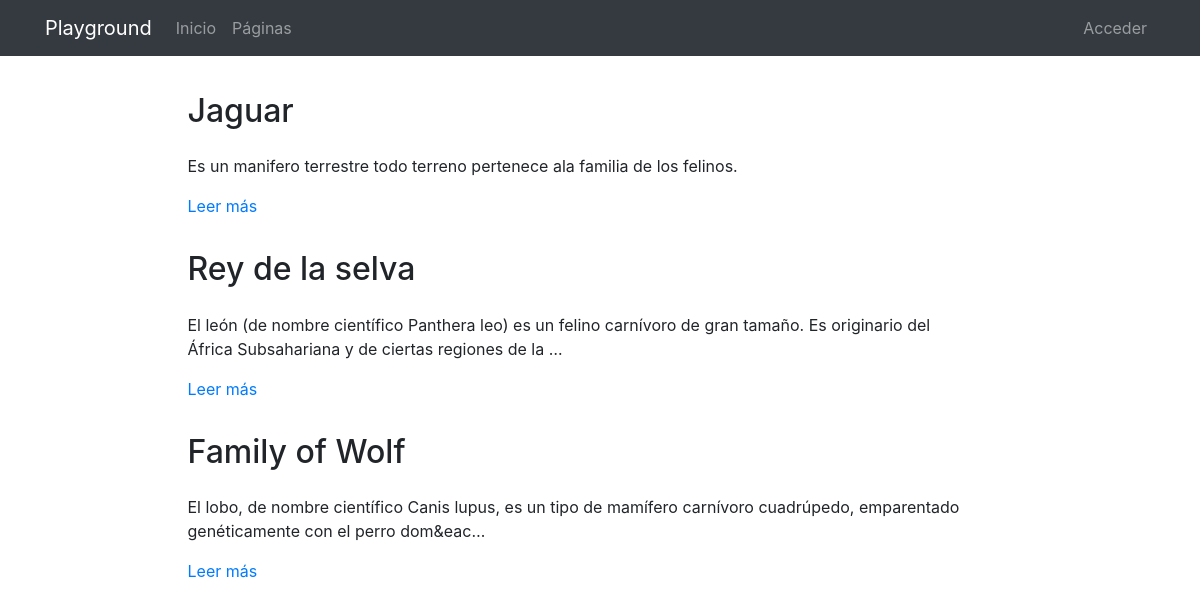
Page /pages/ on the earlier database version.
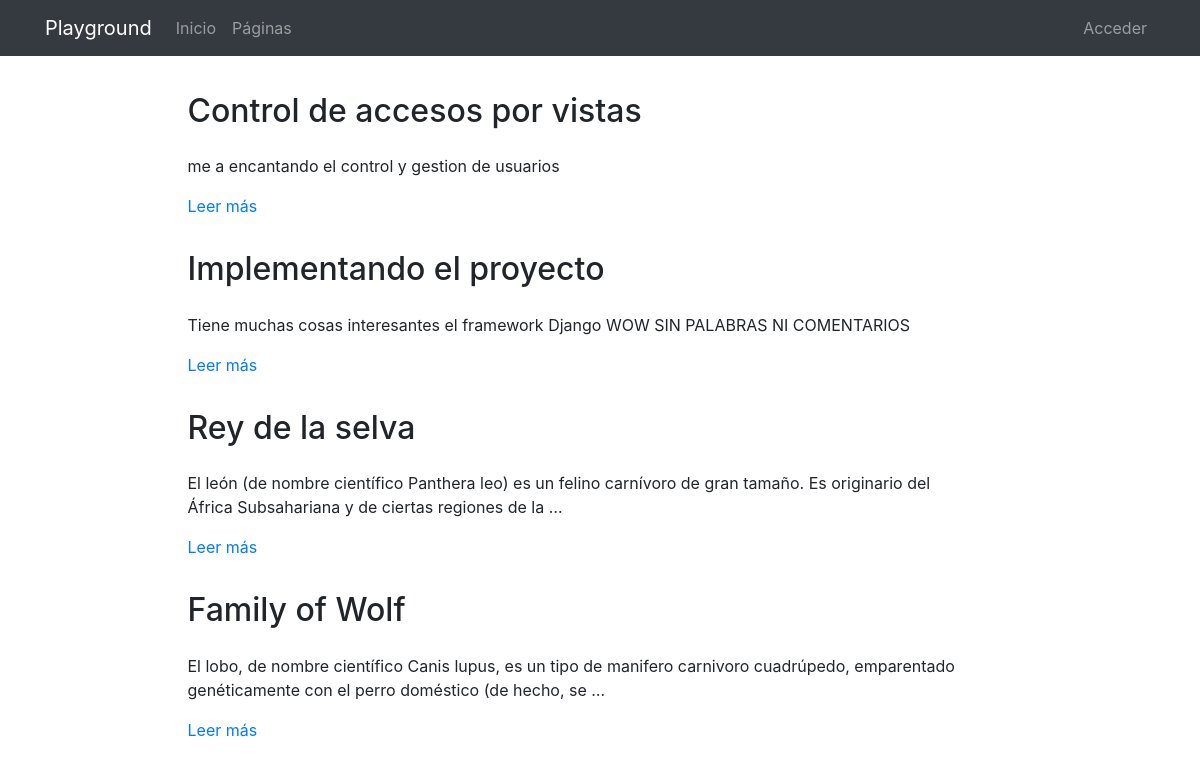
Same page on the later database version.
### pages/models.py (models this page shows, shortened)
class Page(models.Model):
    title = models.CharField(verbose_name="Título", max_length=200)
    content = RichTextField(verbose_name="Contenido")
    order = models.SmallIntegerField(verbose_name="Orden", default=0)
    created = models.DateTimeField(auto_now_add=True, verbose_name="Fecha de creación")
    updated = models.DateTimeField(auto_now=True, verbose_name="Fecha de edición")
    class Meta:
        verbose_name = "página"
        verbose_name_plural = "páginas"
        ordering = ['order', 'title']

### pages/views.py (the view)
# urls.py: path('', PagesListViews.as_view(), name="pages"),
class PagesListViews(ListView):
    model = Page

### pages/templates/pages/page_list.html (shortened to what this page needs)
{% extends 'core/base.html' %}
{% load static %}
{% block content %}
{% include 'pages/includes/pages_menu.html' %}
<main role="main">
  <div class="container mb-4">
    {% for page in page_list|dictsort:'id' reversed%}
      <div class="row mt-3">
        <div class="col-md-9 mx-auto">
          <h2 class="mb-4">{{page.title}}</h2>
          <div>
            <p>{{page.content|striptags|safe|truncatechars:"200"}}</p>
            <p><a href="{% url 'pages:page' page.id page.title|slugify %}">Leer más</a>
            </p>
          </div>
        </div>
      </div>
    {% endfor %}
  </div>
</main>
{% endblock %}

### core/templates/core/base.html (shortened to what this page needs)
<!DOCTYPE html>
<html lang="es">
  <head>
    {% load static %}
    <link href="{% static 'core/vendor/bootstrap/css/bootstrap.min.css' %}" rel="stylesheet">
    <link href="{% static 'core/vendor/font-awesome/css/font-awesome.min.css' %}" rel="stylesheet" type="text/css">
    <link href="{% static 'core/css/main.css' %}" rel="stylesheet">
  </head>
  <body>
    <body>
      <nav class="navbar navbar-expand-lg navbar-dark bg-dark">
        <div class="container">
          <a class="navbar-brand" href="{% url 'home' %}">Playground</a>
          <div class="collapse navbar-collapse" id="ned">
            <ul class="navbar-nav mr-auto">
              <li class="nav-item">
                <a class="nav-link" href="{% url 'home' %}">Inicio</a>
              </li>
              <li class="nav-item">
                <a class="nav-link" href="{% url 'pages:pages' %}">Páginas</a>
              </li>
            </ul>
            <ul class="navbar-nav">
              {% if not request.user.is_authenticated %}
                <li class="nav-item">
                  <a class="nav-link" href="{% url 'login' %}">Acceder</a>
                </li>
              {% else %}
                <li class="nav-item">
                  <a class="nav-link" href="{% url 'logout' %}">Salir</a>
                </li>
              {% endif %}
            </ul>
          </div>
        </div>
      </nav>
      {% block content %}{% endblock %}
    </body>
  </body>
</html>

### pages/templates/pages/includes/pages_menu.html (shortened to what this page needs)
{% load static %}
<link href="{% static 'pages/css/custom_ckeditor.css'%}" rel="stylesheet">

### core/static/core/css/main.css (style rules this page uses)
main { padding-top: 20px; }
:root { --jumbotron-padding-y: 3rem; }

Differences in the rows shown:
removed Page: title "Jaguar", content "Es un manifero terrestre todo terreno pertenece ala familia de los felinos."
added Page: title "Control de accesos por vistas", content "me a encantando el control y gestion de usuarios"
added Page: title "Implementando el proyecto", content "Tiene muchas cosas interesantes el framework Django WOW SIN PALABRAS NI COMENTARIOS"
changed Page "Family of Wolf": content "El lobo, de nombre científico Canis lupus, es un tipo de mamífero carnívoro cuadrúpedo, emparentado genéticamente con el perro dom&eac…" → "El lobo, de nombre científico Canis lupus, es un tipo de manifero carnivoro cuadrúpedo, emparentado genéticamente con el perro doméstico (de hecho, se …"
